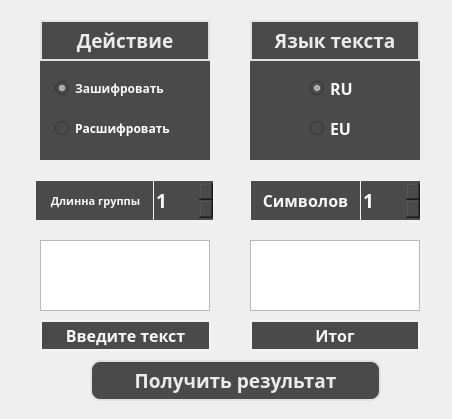
<?xml version="1.0" encoding="UTF-8"?>
<ui version="4.0">
 <class>MainWindow</class>
 <widget class="QMainWindow" name="MainWindow">
  <property name="geometry">
   <rect>
    <x>0</x>
    <y>0</y>
    <width>452</width>
    <height>419</height>
   </rect>
  </property>
  <property name="minimumSize">
   <size>
    <width>452</width>
    <height>419</height>
   </size>
  </property>
  <property name="maximumSize">
   <size>
    <width>452</width>
    <height>419</height>
   </size>
  </property>
  <property name="windowTitle">
   <string>Reverse</string>
  </property>
  <widget class="QWidget" name="centralwidget">
   <widget class="QWidget" name="widget" native="true">
    <property name="geometry">
     <rect>
      <x>40</x>
      <y>20</y>
      <width>170</width>
      <height>140</height>
     </rect>
    </property>
    <property name="styleSheet">
     <string notr="true">background-color: rgb(74, 74, 74);
border-color: rgb(225, 225, 225);


</string>
    </property>
    <widget class="QRadioButton" name="encryption_radioButton">
     <property name="geometry">
      <rect>
       <x>15</x>
       <y>60</y>
       <width>151</width>
       <height>17</height>
      </rect>
     </property>
     <property name="font">
      <font>
       <family>Segoe Print</family>
       <pointsize>9</pointsize>
       <weight>75</weight>
       <bold>true</bold>
      </font>
     </property>
     <property name="cursor">
      <cursorShape>PointingHandCursor</cursorShape>
     </property>
     <property name="styleSheet">
      <string notr="true">color:rgb(247, 247, 247)</string>
     </property>
     <property name="text">
      <string>Зашифровать</string>
     </property>
     <property name="checked">
      <bool>true</bool>
     </property>
    </widget>
    <widget class="QRadioButton" name="decryption_radioButton">
     <property name="geometry">
      <rect>
       <x>15</x>
       <y>100</y>
       <width>151</width>
       <height>17</height>
      </rect>
     </property>
     <property name="font">
      <font>
       <family>Segoe Print</family>
       <pointsize>9</pointsize>
       <weight>75</weight>
       <bold>true</bold>
      </font>
     </property>
     <property name="cursor">
      <cursorShape>PointingHandCursor</cursorShape>
     </property>
     <property name="styleSheet">
      <string notr="true">color: rgb(255, 255, 255)</string>
     </property>
     <property name="text">
      <string>Расшифровать</string>
     </property>
    </widget>
    <widget class="QLabel" name="label">
     <property name="geometry">
      <rect>
       <x>0</x>
       <y>0</y>
       <width>170</width>
       <height>41</height>
      </rect>
     </property>
     <property name="font">
      <font>
       <family>Segoe Print</family>
       <pointsize>14</pointsize>
       <weight>75</weight>
       <italic>false</italic>
       <bold>true</bold>
       <underline>false</underline>
       <strikeout>false</strikeout>
      </font>
     </property>
     <property name="styleSheet">
      <string notr="true">color: rgb(235, 235, 235);
border-width: 2px;
border-style: solid;</string>
     </property>
     <property name="text">
      <string>Действие</string>
     </property>
     <property name="alignment">
      <set>Qt::AlignCenter</set>
     </property>
    </widget>
   </widget>
   <widget class="QWidget" name="widget_2" native="true">
    <property name="geometry">
     <rect>
      <x>250</x>
      <y>20</y>
      <width>170</width>
      <height>140</height>
     </rect>
    </property>
    <property name="styleSheet">
     <string notr="true">background-color: rgb(74, 74, 74);
border-color: rgb(225, 225, 225);</string>
    </property>
    <widget class="QRadioButton" name="RU_radioButton">
     <property name="geometry">
      <rect>
       <x>60</x>
       <y>60</y>
       <width>61</width>
       <height>17</height>
      </rect>
     </property>
     <property name="font">
      <font>
       <family>Segoe Print</family>
       <pointsize>12</pointsize>
       <weight>75</weight>
       <bold>true</bold>
      </font>
     </property>
     <property name="cursor">
      <cursorShape>PointingHandCursor</cursorShape>
     </property>
     <property name="styleSheet">
      <string notr="true">color:rgb(247, 247, 247)</string>
     </property>
     <property name="text">
      <string>RU</string>
     </property>
     <property name="checked">
      <bool>true</bool>
     </property>
    </widget>
    <widget class="QRadioButton" name="EU_radioButton">
     <property name="geometry">
      <rect>
       <x>60</x>
       <y>100</y>
       <width>61</width>
       <height>17</height>
      </rect>
     </property>
     <property name="font">
      <font>
       <family>Segoe Print</family>
       <pointsize>12</pointsize>
       <weight>75</weight>
       <bold>true</bold>
      </font>
     </property>
     <property name="cursor">
      <cursorShape>PointingHandCursor</cursorShape>
     </property>
     <property name="styleSheet">
      <string notr="true">color:rgb(247, 247, 247)</string>
     </property>
     <property name="text">
      <string>EU</string>
     </property>
    </widget>
    <widget class="QLabel" name="label_2">
     <property name="geometry">
      <rect>
       <x>0</x>
       <y>0</y>
       <width>170</width>
       <height>41</height>
      </rect>
     </property>
     <property name="font">
      <font>
       <family>Segoe Print</family>
       <pointsize>14</pointsize>
       <weight>75</weight>
       <bold>true</bold>
      </font>
     </property>
     <property name="styleSheet">
      <string notr="true">color: rgb(235, 235, 235);
border-width: 2px;
border-style: solid;</string>
     </property>
     <property name="text">
      <string>Язык текста</string>
     </property>
     <property name="alignment">
      <set>Qt::AlignCenter</set>
     </property>
    </widget>
   </widget>
   <widget class="QLabel" name="label_3">
    <property name="geometry">
     <rect>
      <x>250</x>
      <y>320</y>
      <width>170</width>
      <height>31</height>
     </rect>
    </property>
    <property name="font">
     <font>
      <family>Segoe Print</family>
      <pointsize>12</pointsize>
      <weight>75</weight>
      <bold>true</bold>
     </font>
    </property>
    <property name="styleSheet">
     <string notr="true">color:rgb(247, 247, 247);
border-width: 2px;
border-style: solid;
border-color: rgb(243, 243, 243);
background-color: rgb(74, 74, 74);</string>
    </property>
    <property name="text">
     <string>Итог</string>
    </property>
    <property name="alignment">
     <set>Qt::AlignCenter</set>
    </property>
   </widget>
   <widget class="QLabel" name="label_4">
    <property name="geometry">
     <rect>
      <x>40</x>
      <y>320</y>
      <width>171</width>
      <height>31</height>
     </rect>
    </property>
    <property name="font">
     <font>
      <family>Segoe Print</family>
      <pointsize>12</pointsize>
      <weight>75</weight>
      <bold>true</bold>
     </font>
    </property>
    <property name="styleSheet">
     <string notr="true">color:rgb(247, 247, 247);
border-width: 2px;
border-style: solid;
border-color: rgb(243, 243, 243);
background-color: rgb(74, 74, 74);</string>
    </property>
    <property name="text">
     <string>Введите текст</string>
    </property>
    <property name="alignment">
     <set>Qt::AlignCenter</set>
    </property>
   </widget>
   <widget class="QPushButton" name="pushButton">
    <property name="geometry">
     <rect>
      <x>90</x>
      <y>360</y>
      <width>291</width>
      <height>41</height>
     </rect>
    </property>
    <property name="font">
     <font>
      <family>Segoe Print</family>
      <pointsize>14</pointsize>
      <weight>75</weight>
      <bold>true</bold>
     </font>
    </property>
    <property name="styleSheet">
     <string notr="true">background-color: rgb(74, 74, 74);
border-color: rgb(225, 225, 225);
border-width: 2px;
border-style: solid;
border-radius: 10px;
color: rgb(235, 235, 235);
</string>
    </property>
    <property name="text">
     <string>Получить результат</string>
    </property>
   </widget>
   <widget class="QTextEdit" name="input_textEdit">
    <property name="geometry">
     <rect>
      <x>40</x>
      <y>240</y>
      <width>170</width>
      <height>71</height>
     </rect>
    </property>
    <property name="cursor" stdset="0">
     <cursorShape>IBeamCursor</cursorShape>
    </property>
   </widget>
   <widget class="QLabel" name="label_6">
    <property name="geometry">
     <rect>
      <x>0</x>
      <y>0</y>
      <width>460</width>
      <height>420</height>
     </rect>
    </property>
    <property name="minimumSize">
     <size>
      <width>460</width>
      <height>420</height>
     </size>
    </property>
    <property name="maximumSize">
     <size>
      <width>460</width>
      <height>420</height>
     </size>
    </property>
    <property name="text">
     <string/>
    </property>
    <property name="pixmap">
     <pixmap>123.png</pixmap>
    </property>
   </widget>
   <widget class="QTextEdit" name="output_textEdit">
    <property name="geometry">
     <rect>
      <x>250</x>
      <y>240</y>
      <width>170</width>
      <height>71</height>
     </rect>
    </property>
    <property name="readOnly">
     <bool>true</bool>
    </property>
   </widget>
   <widget class="QWidget" name="widget_3" native="true">
    <property name="geometry">
     <rect>
      <x>35</x>
      <y>170</y>
      <width>181</width>
      <height>51</height>
     </rect>
    </property>
    <widget class="QLabel" name="label_5">
     <property name="geometry">
      <rect>
       <x>0</x>
       <y>10</y>
       <width>121</width>
       <height>41</height>
      </rect>
     </property>
     <property name="font">
      <font>
       <family>Segoe Print</family>
       <pointsize>8</pointsize>
       <weight>75</weight>
       <bold>true</bold>
      </font>
     </property>
     <property name="styleSheet">
      <string notr="true">color:rgb(247, 247, 247);
border-width: 1px;
border-style: solid;
border-color: rgb(243, 243, 243);
background-color: rgb(74, 74, 74);</string>
     </property>
     <property name="text">
      <string>Длинна группы</string>
     </property>
     <property name="alignment">
      <set>Qt::AlignCenter</set>
     </property>
    </widget>
    <widget class="QSpinBox" name="kayBox">
     <property name="geometry">
      <rect>
       <x>118</x>
       <y>10</y>
       <width>61</width>
       <height>41</height>
      </rect>
     </property>
     <property name="font">
      <font>
       <family>Segoe Print</family>
       <pointsize>14</pointsize>
       <weight>75</weight>
       <bold>true</bold>
      </font>
     </property>
     <property name="cursor">
      <cursorShape>IBeamCursor</cursorShape>
     </property>
     <property name="styleSheet">
      <string notr="true">color:rgb(247, 247, 247);
border-width: 1px;
border-style: solid;
border-color: rgb(243, 243, 243);
background-color: rgb(74, 74, 74);</string>
     </property>
     <property name="buttonSymbols">
      <enum>QAbstractSpinBox::UpDownArrows</enum>
     </property>
     <property name="minimum">
      <number>1</number>
     </property>
     <property name="maximum">
      <number>999999999</number>
     </property>
    </widget>
   </widget>
   <widget class="QWidget" name="widget_4" native="true">
    <property name="geometry">
     <rect>
      <x>250</x>
      <y>170</y>
      <width>171</width>
      <height>51</height>
     </rect>
    </property>
    <widget class="QLabel" name="label_7">
     <property name="geometry">
      <rect>
       <x>0</x>
       <y>10</y>
       <width>111</width>
       <height>41</height>
      </rect>
     </property>
     <property name="font">
      <font>
       <family>Segoe Print</family>
       <pointsize>12</pointsize>
       <weight>75</weight>
       <bold>true</bold>
      </font>
     </property>
     <property name="styleSheet">
      <string notr="true">color:rgb(247, 247, 247);
border-width: 1px;
border-style: solid;
border-color: rgb(243, 243, 243);
background-color: rgb(74, 74, 74);</string>
     </property>
     <property name="text">
      <string>Символов</string>
     </property>
     <property name="alignment">
      <set>Qt::AlignCenter</set>
     </property>
    </widget>
    <widget class="QSpinBox" name="kayBox_2">
     <property name="geometry">
      <rect>
       <x>110</x>
       <y>10</y>
       <width>61</width>
       <height>41</height>
      </rect>
     </property>
     <property name="font">
      <font>
       <family>Segoe Print</family>
       <pointsize>14</pointsize>
       <weight>75</weight>
       <bold>true</bold>
      </font>
     </property>
     <property name="cursor">
      <cursorShape>IBeamCursor</cursorShape>
     </property>
     <property name="styleSheet">
      <string notr="true">color:rgb(247, 247, 247);
border-width: 1px;
border-style: solid;
border-color: rgb(243, 243, 243);
background-color: rgb(74, 74, 74);</string>
     </property>
     <property name="buttonSymbols">
      <enum>QAbstractSpinBox::UpDownArrows</enum>
     </property>
     <property name="minimum">
      <number>1</number>
     </property>
     <property name="maximum">
      <number>999999999</number>
     </property>
    </widget>
   </widget>
   <zorder>label_6</zorder>
   <zorder>widget</zorder>
   <zorder>widget_2</zorder>
   <zorder>label_3</zorder>
   <zorder>label_4</zorder>
   <zorder>pushButton</zorder>
   <zorder>input_textEdit</zorder>
   <zorder>output_textEdit</zorder>
   <zorder>widget_3</zorder>
   <zorder>widget_4</zorder>
  </widget>
 </widget>
 <resources/>
 <connections/>
</ui>
